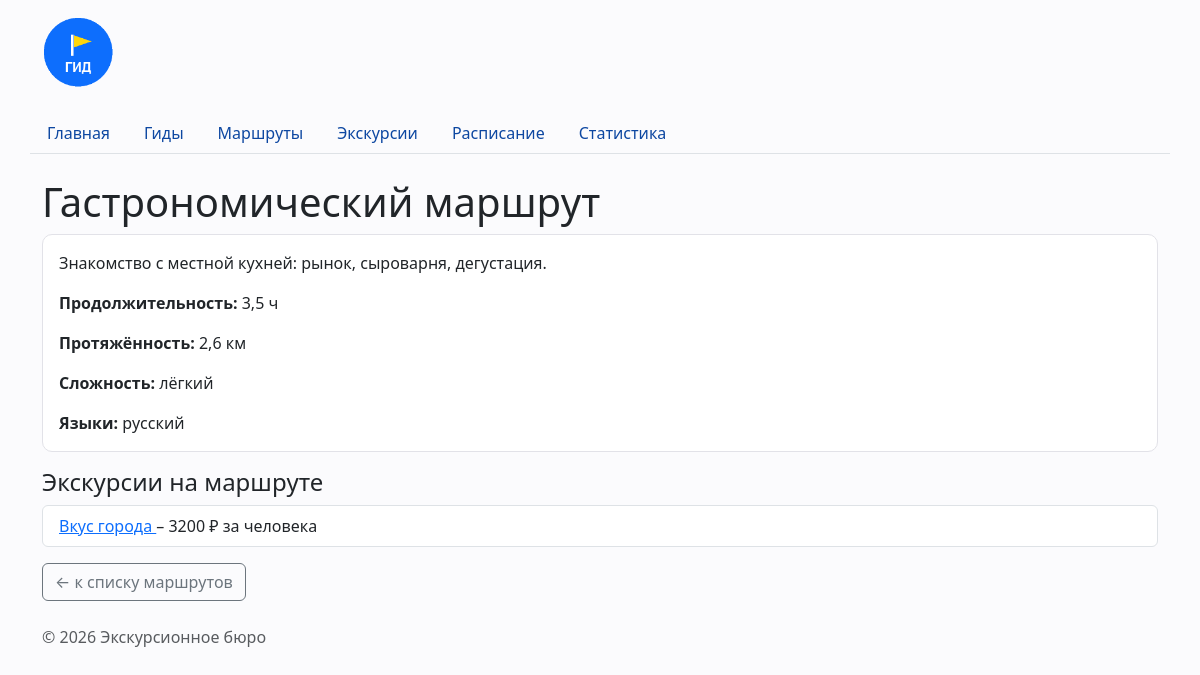
Screenshot of /routes/4/ with the database file from the repository.
### routes/views.py (the view, shortened to what this page needs)
# urls.py: path("<int:route_id>/", views.route_detail, name="detail"),
def route_detail(request, route_id):
    route = get_route(route_id)
    context = {
        "route": route,
        "excursions": list_excursions_by_route(route_id),
    }
    return render(request, "routes/route_detail.html", context)

### db/database.py (called while the page is built)
def get_connection(path=DB_PATH):
    connection = sqlite3.connect(path)
    connection.row_factory = sqlite3.Row
    connection.execute("PRAGMA foreign_keys = ON")
    return connection

def fetch_all(sql, params=(), path=DB_PATH):
    connection = get_connection(path)
    try:
        return connection.execute(sql, params).fetchall()
    finally:
        connection.close()

def fetch_one(sql, params=(), path=DB_PATH):
    connection = get_connection(path)
    try:
        return connection.execute(sql, params).fetchone()
    finally:
        connection.close()

### db/repository.py (called while the page is built)
def _languages(value):
    if not value:
        return []
    return [item.strip() for item in value.split(",") if item.strip()]

def _make_route(row):
    data = dict(row)
    data["required_languages"] = _languages(data.get("required_languages"))
    data["is_active"] = bool(data.get("is_active"))
    return Route.from_data(data)

def _make_excursion(row, route):
    data = dict(row)
    data["languages"] = _languages(data.get("languages"))
    data["is_active"] = bool(data.get("is_active"))
    excursion_class = EXCURSION_CLASSES.get(data.get("kind"), Excursion)
    return excursion_class.from_data(data, route)

def list_routes():
    return [_make_route(row) for row in fetch_all(
        "SELECT * FROM routes ORDER BY name;"
    )]

def get_route(route_id):
    row = fetch_one("SELECT * FROM routes WHERE id = ?;", [route_id])
    return _make_route(row) if row else None

def list_excursions():
    routes = {route.id: route for route in list_routes()}
    result = []
    for row in fetch_all("SELECT * FROM excursions ORDER BY title;"):
        route = routes.get(row["route_id"])
        if route is None:
            continue
        result.append(_make_excursion(row, route))
    return result

def list_excursions_by_route(route_id):
    return [item for item in list_excursions() if item.route.id == route_id]

### models.py (called while the page is built)
    @classmethod
    def from_data(cls, data):
        return cls(
            route_id=data.get("id"),
            name=str(data.get("name", "")).strip(),
            duration_hours=data.get("duration_hours", 0),
            difficulty=data.get("difficulty", "лёгкий"),
            description=str(data.get("description", "")),
            distance_km=data.get("distance_km", 0),
            required_languages=data.get("required_languages", []),
            is_active=data.get("is_active", True),
        )

### routes/templates/routes/route_detail.html (shortened to what this page needs)
{% extends "base.html" %}
{% block content %}
    <h1>{{ route.name }}</h1>
    <div class="card route-card mb-3">
        <div class="card-body">
            <p class="card-text">{{ route.description|default:"Описание не заполнено." }}</p>
            <p class="card-text">
                <strong>Продолжительность:</strong>
                {{ route.duration_hours|floatformat:1 }} ч
            </p>
            <p class="card-text">
                <strong>Протяжённость:</strong>
                {{ route.distance_km|floatformat:1 }} км
            </p>
            <p class="card-text">
                <strong>Сложность:</strong> {{ route.difficulty }}
            </p>
            <p class="card-text">
                <strong>Языки:</strong>
                {{ route.required_languages|join:", "|default:"не указаны" }}
            </p>
        </div>
    </div>
    <h2 class="h4">Экскурсии на маршруте</h2>
    <ul class="list-group">
        {% for excursion in excursions %}
            <li class="list-group-item">
                <a href="{% url 'excursions:detail' excursion.id %}">
                    {{ excursion.title }}
                </a>
                – {{ excursion.base_price|floatformat:0 }} ₽ за человека
            </li>
        {% empty %}
            <li class="list-group-item">Экскурсий по этому маршруту нет.</li>
        {% endfor %}
    </ul>
    <a href="{% url 'routes:list' %}" class="btn btn-outline-secondary mt-3">
        ← к списку маршрутов
    </a>
{% endblock %}

### homepage/static/homepage/css/style.css (style rules this page uses)
body { min-height: 100vh; background-color: #fbfbfd; }
.route-card, .excursion-card, .guide-detail, .schedule-card { border: 1px solid #e2e2e8; border-radius: 10px; }

### rows the page displays
routes: name "Гастрономический маршрут", description "Знакомство с местной кухней: рынок, сыроварня, дегустация."
excursions: title "Вкус города", base_price "3200"

### other values shown
{{ route.duration_hours|floatformat:1 }} "3,5"
{{ route.distance_km|floatformat:1 }} "2,6"
{{ route.difficulty }} "лёгкий"
{{ route.required_languages|join:", "|default:"не указаны" }} "русский"
